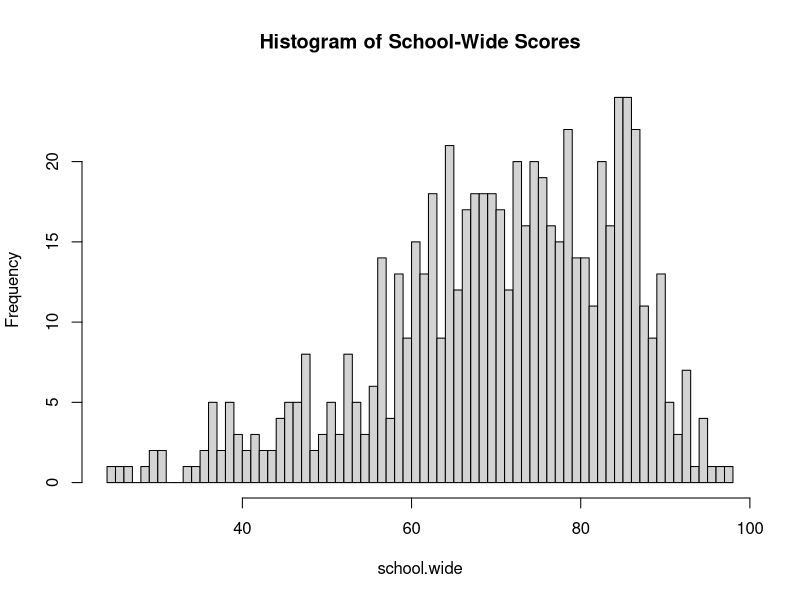
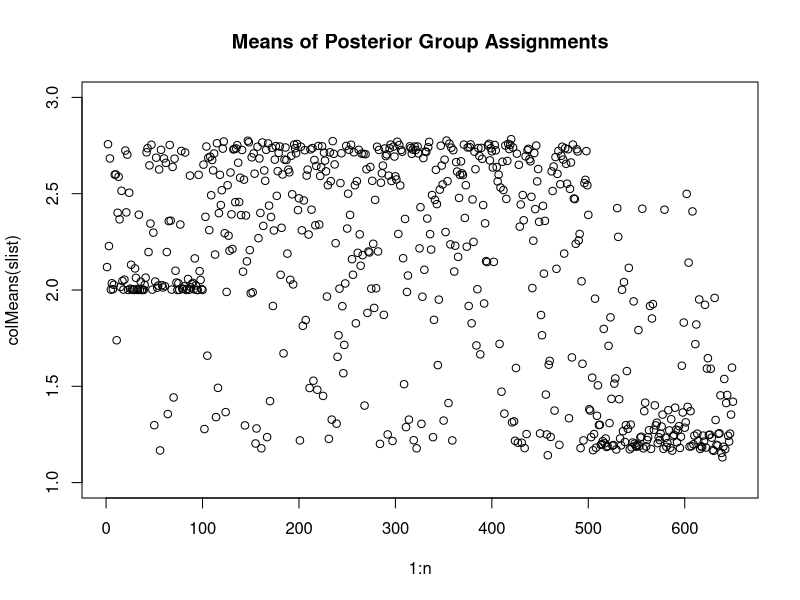
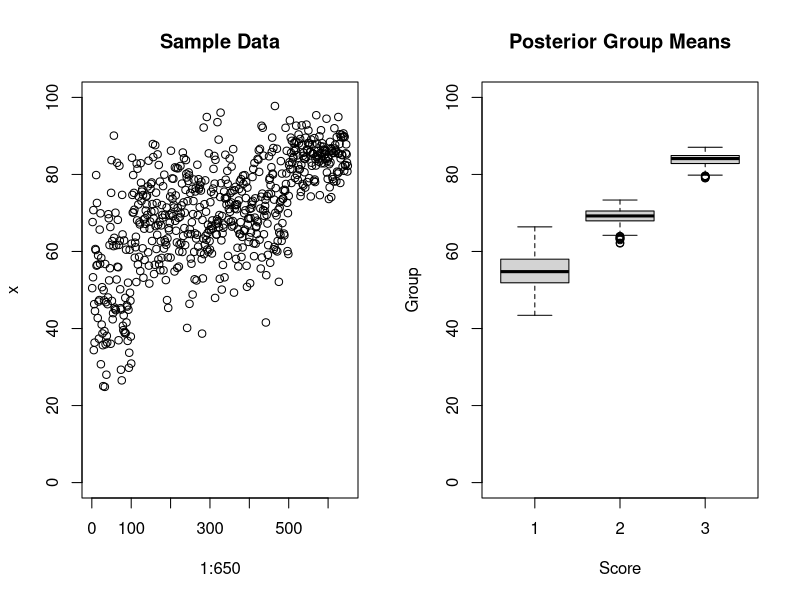
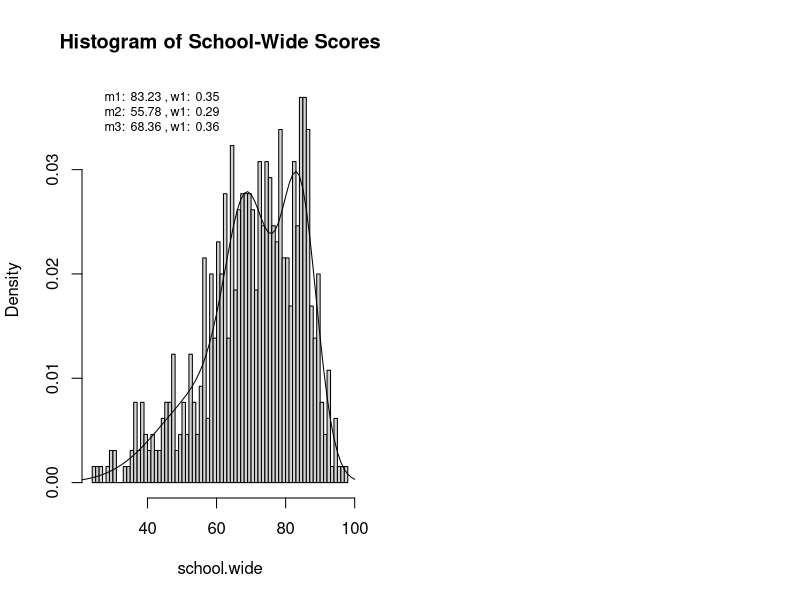

Here is the R script that generated these plots, in order: (Note: this script raises an error after producing the figures.)
# StatMod2 - Multinomial-Dirichlet

library(MCMCpack)
library(matrixStats)
library(truncnorm)
dev.off()

#####
# SCHOOL TEST SCORES

# QUESTION 1
# Simulate school test scores: The school-wide results appear unimodal and
# slightly skewed left.
simulate.scores <- function() {
  y.rem <- rtruncnorm(100, mean=55, sd=15, a=0, b=100)
  y.avg <- rtruncnorm(400, mean=70, sd=10, a=0, b=100)
  y.hon <- rtruncnorm(150, mean=85, sd=5, a=0, b=100)
  school.wide <- c(y.rem, y.avg, y.hon)
  hist(school.wide, breaks=100, main="Histogram of School-Wide Scores")
  return (school.wide)
}
school.wide <- simulate.scores()

# QUESTION 2
# Write functions to draw from full conditional posterior distributions of
# gamma.i and w.
# sample.gamma <- function(y.i, w) {
#   if (w==w1) {
#     p <- w*dnorm(y.i, 55, 15)
#   } else if (w==w2) {
#     p <- w*dnorm(y.i, 70, 10)
#   } else if (w==w3) {
#     p <- w*dnorm(y.i, 85, 5)
#   }
#   return (p)
# }
# sample.w <- function(group.counts=c(n1, n2, n3), dir.params=c(a1, a2, a3)) {
#   rdirichlet(1, c(group.counts[1]+dir.params[1],
#                   group.counts[2]+dir.params[2],
#                   group.counts[3]+dir.params[3]))
# }
# w <- sample.w(group.counts, dir.params)
# w1 <- w[1]
# w2 <- w[2]
# w3 <- w[3]
# g <- sample.gamma(90, w2)

# QUESTION 3 - on paper

# GIBBS SAMPLER

require("gtools") ## for generating from a Dirichlet distribution
require("coda") ## for convergence diagonstics

x <- school.wide ## read in data 
n <- length(x) 
J <- 3
xgrid <- seq(from=0,to=100,length=100) 
## hyperparameters for Mu.
m0 <- 70
v0 <- 100
## hyperparameters for (1/sig2).
# 1/sig2 ~ Ga(1, 49) s.t. E(1/sig2) = 1/49, or sig ~= 7
a0 <- 1
b0 <- 49
## hyperparameters for dirichlet weights.
alpha <- 1

sample.s <- function(w, mu, sig2) { 
  ## sample s[i] from p(s[i] | ...) 
  n <- length(x) 
  sd <- sqrt(sig2) 
  s <- rep(0,n) # initialize 
  for(i in 1:n){
    pr <- w*dnorm(x[i], m=mu, sd=sd) 
    s[i] <- sample(1:J, 1, replace=T, prob=pr) 
  } 
  return(s) 
}

sample.mu <- function(s, w, sig2) { 
  ## sample mu[j] 
  mu <- rep(0, J) # initialize 
  for (j in 1:J) {
    Aj <- which(s==j) # makes vector of indices
    nj <- length(Aj)
    sig2.j <- sig2[j]
    if (nj==0) { 
      m <- 0; V <- v0;
    } else { 
      xbar <- mean(x[Aj]) 
      V <- 1/(1/v0 + nj/sig2.j) 
      m <- V*(m0/v0 + xbar*nj/sig2.j)
    } 
    mu[j] <- rnorm(1,m=m,sd=sqrt(V))
  } 
  return(mu) 
}

sample.w <- function(s) {
  ## sample w 
  a <- rep(0,J) # initialize 
  for(j in 1:J) { 
    Aj <- which(s==j) 
    nj <- length(Aj) 
    a[j] <- alpha+nj 
  } 
  w <- rdirichlet(1, a) 
  w <- c(w) 
  return(w)
}

sample.sig <- function(s, mu) {
  ## sample sig2
  sig2 <- rep(0, J)
  for (j in 1:J) {
    Aj <- which(s==j) # makes vector of indices
    nj <- length(Aj)
    mu.j <- mu[j]
    if (nj==0) {
      a1 <- a0; b1 <- b0;
    } else {
      S2 <- sum((x[Aj]-mu.j)^2)
      a1 <- a0 + nj/2
      b1 <- b0 + S2/2
    }
    sig2[j] <- 1.0/rgamma(1, shape=a1, rate=b1)
  }
  return(sig2)
}

f <- function(xi, w, mu, sig2) { 
  y <- 0 
  for (j in 1:J){
    y <- y+w[j]*dnorm(xi, m=mu[j], sd=sqrt(sig2[j])) 
  } 
  return(y)
}

init <- function() { 
#   ## use some exploratory data analysis 
#   ## for initial values of the parameters
  hc <- hclust(dist(x), "ave") # initialize s with a 
  s <- cutree(hc,k=J) # hierarchical tree, cut for J=5 clusters 
#   ## this is not important -- you could instead initialize arbitrarily.. 
#   ## google "hierarchical clustering" to learn more. 
#   mu <- lapply(split(x,s), mean) # iniatialize mu as mean
#                                  ## for each cluster 
#   mu <- unlist(mu) # to make it a vector
#   sig2 <- var(x-mu[s]) 
#   w <- table(s)/n 
  # MO'S VERSIONS OF INITIAL VARS
  mu <- rnorm(3, m=m0, sd=sqrt(v0))
  sig2 <- 1/rgamma(J, a0, b0)
  w <- rdirichlet(1, rep(alpha, 3))
  
  return(th=list(mu=mu,sig2=sig2,w=w)) 
}

gibbs <- function(n.iter=1000) { 
  ## initialize the parameters 
  th <- init() 
  s <- th$s; mu <- th$mu; sig2 <- th$sig2; w <- th$w
  ## set up lists to save simulations 
  slist <- NULL
  mlist <- NULL
  flist <- NULL 
  siglist <- NULL 
  wlist <- NULL 
  lplist <- NULL
  
  for(iter in 1:n.iter){
    s <- sample.s(w, mu, sig2)
    mu <- sample.mu(s, w, sig2) 
    w <- sample.w(s) 
    sig2 <- sample.sig(s, mu) 
    ## save summaries of current simulation 
#     lp <- pth(w,mu,sig2) 
#     lplist <- c(lplist,lp)
    slist <- rbind(slist, s)
    mlist <- rbind(mlist, mu)
    siglist <- c(siglist, sig2) 
    wlist <- rbind(wlist,w) 
    flist <- rbind(flist, f(xgrid, w, mu, sig2)) 
    
  } 
  return(list(s=slist, m=mlist, f=flist, sig=siglist, w=wlist, lp=lplist)) 
}

# GET RESULTS
results <- gibbs()
slist <- results$s
mlist <- results$m
flist <- results$f
siglist <- results$sig
wlist <- results$w


# PLOT RESULTS
plot(1:n, colMeans(slist), main="Means of Posterior Group Assignments",
     ylim=c(1,3))
par(mfrow=c(1,2))
plot(1:650, x, ylim=c(0,100), main="Sample Data")
o <- order(colMedians(mlist))
boxplot(mlist[,o], main="Posterior Group Means",
        xlab="Score", ylab="Group", ylim=c(0,100))

hist(school.wide, breaks=100, prob=T, main="Histogram of School-Wide Scores")
lines(colMeans(tail(flist, 100)))
post.w <- round(colMeans(tail(wlist, 500)), 2)
post.m <- round(colMeans(tail(mlist, 500)), 2)
legend("topleft", bty='n', cex=.75,
       legend=c(
         as.expression(bquote("m1: "~.(post.m[1])~", w1: "~.(post.w[1]))),
         as.expression(bquote("m2: "~.(post.m[2])~", w1: "~.(post.w[2]))),
         as.expression(bquote("m3: "~.(post.m[3])~", w1: "~.(post.w[3])))))

#####
# GALAXY DATA

dev.off()
# Gibbs Sampler
require("gtools") ## for generating from a Dirichlet distribution
require("coda") ## for convergence diagonstics
#x <- scan("galaxies.dta")
x <- as.matrix(read.csv("galaxies.csv" ,header=F))
n <- length(x) 
J <- 6
xgrid <- seq(from=min(x),to=max(x),length=100) 
## hyperparameters for Mu.
m0 <- 20
v0 <- 100
## hyperparameters for (1/sig2).
# 1/sig2 ~ Ga(5, 0.05) s.t. E(1/sig2) = 100
a0 <- 4
b0 <- 1
## hyperparameters for dirichlet weights.
alpha <- 1

sample.s <- function(w, mu, sig2) { 
  ## sample s[i] from p(s[i] | ...) 
  n <- length(x) 
  sd <- sqrt(sig2) 
  s <- rep(0,n) # initialize 
  for(i in 1:n){
    pr <- w*dnorm(x[i], m=mu, sd=sd) 
    s[i] <- sample(1:J, 1, replace=T, prob=pr) 
  } 
  return(s) 
}

sample.mu <- function(s, w, sig2) { 
  ## sample mu[j] 
  mu <- rep(0, J) # initialize 
  for (j in 1:J) {
    Aj <- which(s==j) # makes vector of indices
    nj <- length(Aj)
    sig2.j <- sig2[j]
    if (nj==0) { 
      m <- 0; V <- v0;
    } else { 
      xbar <- mean(x[Aj]) 
      V <- 1/(1/v0 + nj/sig2.j) 
      m <- V*(m0/v0 + xbar*nj/sig2.j)
    } 
    mu[j] <- rnorm(1, m=m, sd=sqrt(V))
  } 
  return(mu) 
}

sample.w <- function(s) {
  ## sample w 
  a <- rep(0,J) # initialize 
  for(j in 1:J) { 
    Aj <- which(s==j) 
    nj <- length(Aj) 
    a[j] <- alpha+nj 
  } 
  w <- rdirichlet(1, a) 
  w <- c(w) 
  return(w)
}

sample.sig <- function(s, mu) {
  ## sample sig2
  sig2 <- rep(0, J)
  for (j in 1:J) {
    Aj <- which(s==j) # makes vector of indices
    nj <- length(Aj)
    mu.j <- mu[j]
    if (nj==0) {
      a1 <- a0; b1 <- b0;
    } else {
      S2 <- sum((x[Aj]-mu.j)^2)
      a1 <- a0 + nj/2
      b1 <- b0 + S2/2
    }
    sig2[j] <- 1.0/rgamma(1, shape=a1, rate=b1)
  }
  return(sig2)
}

f <- function(xi, w, mu, sig2) { 
  y <- 0 
  for (j in 1:J){
    y <- y+w[j]*dnorm(xi, m=mu[j], sd=sqrt(sig2[j])) 
  } 
  return(y)
}

init <- function() { 
  # use some exploratory data analysis for initial values of the parameters
  # initialize s with a hierarchical tree, cut for J clusters 
  hc <- hclust(dist(x), "ave")
  s <- cutree(hc,k=J) 
  # initialize mu as mean for each cluster 
#   mu <- NULL; clusters <- split(x,s)
#   for (i in 1:length(clusters)) {
#     mu[i] <- mean(unlist(clusters[i]))
#   }
#   sig2 <- var(x-mu[s]) 
#   sig2 <- rep(sig2, J) # ADAPTATION for multiple independent variances.
#   w <- table(s)/n 
  # MO'S VERSIONS OF INITIAL VARS
  mu <- rnorm(J, m=m0, sd=sqrt(v0))
  sig2 <- 1/rgamma(J, a0, b0)
  w <- rdirichlet(1, rep(alpha, J))
  
  return(th=list(mu=mu, sig2=sig2, w=w, s=s)) 
}

gibbs <- function(n.iter=1000) { 
  ## initialize the parameters 
  th <- init() 
  s <- th$s; mu <- th$mu; sig2 <- th$sig2; w <- th$w
  ## set up lists to save simulations 
  slist <- NULL
  mlist <- NULL
  flist <- NULL 
  siglist <- NULL 
  wlist <- NULL 
  
  for(iter in 1:n.iter){
    s <- sample.s(w, mu, sig2)
    mu <- sample.mu(s, w, sig2) 
    w <- sample.w(s) 
    sig2 <- sample.sig(s, mu) 
    ## save summaries of current simulation 
    slist <- rbind(slist, s)
    mlist <- rbind(mlist, mu)
    siglist <- c(siglist, sig2) 
    wlist <- rbind(wlist,w) 
    flist <- rbind(flist, f(xgrid, w, mu, sig2)) 
  } 
  return(list(s=slist, m=mlist, f=flist, sig=siglist, w=wlist)) 
}

# GET RESULTS
dev.off()
results <- gibbs(n.iter=2000)
slist <- results$s
mlist <- results$m
flist <- results$f
siglist <- results$sig
wlist <- results$w

# Fitted Mixtures Plot
plt.f <- function(flist, col=1, lty=1, add=F) {
  fbar <- apply(flist,2,mean) 
  if (!add) {
    hist(x, bty="l", xlab="X", ylab="E(f | data)",
         main="Fitted Mixtures - Galaxies", prob=T, 
         breaks=30)
  }
  lines(xgrid, fbar, type="l", lwd=3, col=col, lty=lty) 
}
plt.f(flist)

# PLOT RESULTS
plot(1:n, colMeans(slist), main="Means of Posterior Group Assignments",
     xlab="Galaxy", ylab="Mean Posterior Assignment")
par(mfrow=c(1,2))
plot(1:length(x), x, main="Sample Data",
     xlab="Galaxy", ylab="Velocity")
o <- order(colMeans(mlist))
boxplot(tail(mlist[,o],1000), main="Posterior Group Means",
        xlab="Group", ylab="Velocity")



# Not for galaxies yet.
# hist(school.wide, breaks=100, prob=T, main="Histogram of School-Wide Scores")
# lines(colMeans(tail(flist, 100)))
# post.w <- round(colMeans(tail(wlist, 500)), 2)
# post.m <- round(colMeans(tail(mlist, 500)), 2)
# legend("topleft", bty='n', cex=.75,
#        legend=c(
#          as.expression(bquote("m1: "~.(post.m[1])~", w1: "~.(post.w[1]))),
#          as.expression(bquote("m2: "~.(post.m[2])~", w1: "~.(post.w[2]))),
#          as.expression(bquote("m3: "~.(post.m[3])~", w1: "~.(post.w[3])))))

# plt.traj <- function(th,ylab="TH",txt="") {
#   # plots trajectory of par th 
#   iterations <- 1:length(th)
#   plot(iterations, th, type="l",bty="l",xlab="ITERATION", ylab=ylab) 
#   text(0,min(th), adj=0, txt) 
# }
# plt.traj(th)
